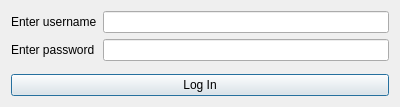
<?xml version="1.0" encoding="UTF-8"?>
<ui version="4.0">
 <class>LoginDialog</class>
 <widget class="QDialog" name="LoginDialog">
  <property name="geometry">
   <rect>
    <x>0</x>
    <y>0</y>
    <width>400</width>
    <height>107</height>
   </rect>
  </property>
  <property name="windowTitle">
   <string>Log In</string>
  </property>
  <property name="windowIcon">
   <iconset resource="resource.qrc">
    <normaloff>:/resource/icons/calendar icon.svg</normaloff>:/resource/icons/calendar icon.svg</iconset>
  </property>
  <layout class="QVBoxLayout" name="verticalLayout">
   <item>
    <layout class="QFormLayout" name="formLayout">
     <item row="0" column="0">
      <widget class="QLabel" name="username_label">
       <property name="text">
        <string>Enter username</string>
       </property>
      </widget>
     </item>
     <item row="0" column="1">
      <widget class="QLineEdit" name="username_input"/>
     </item>
     <item row="1" column="0">
      <widget class="QLabel" name="password_label">
       <property name="text">
        <string>Enter password</string>
       </property>
      </widget>
     </item>
     <item row="1" column="1">
      <widget class="QLineEdit" name="password_input">
       <property name="echoMode">
        <enum>QLineEdit::Password</enum>
       </property>
      </widget>
     </item>
    </layout>
   </item>
   <item>
    <widget class="QPushButton" name="login_button">
     <property name="text">
      <string>Log In</string>
     </property>
    </widget>
   </item>
  </layout>
 </widget>
 <tabstops>
  <tabstop>username_input</tabstop>
  <tabstop>password_input</tabstop>
  <tabstop>login_button</tabstop>
 </tabstops>
 <resources>
  <include location="resource.qrc"/>
 </resources>
 <connections/>
</ui>
